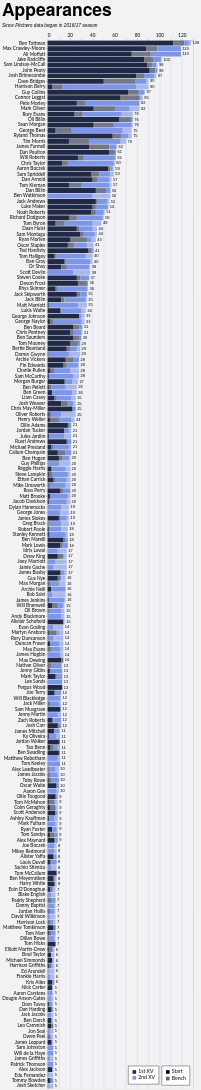

Vega-Lite specification for this chart:
### Vega-Lite specification from a JSON file in a GitHub repository (floating-point values rounded to 4 significant figures; data arrays with more than 128 entries replaced by an {"elided": "..."} marker saying what was removed)
{"config": {"axis": {"labelFont": "Lato, sans-serif", "titleFont": "PT Sans Narrow, Helvetica Neue, Helvetica, Arial, sans-serif", "labelFontSize": 13, "titleFontSize": 24, "gridColor": "#202947", "gridOpacity": 0.2}, "header": {"labelFont": "PT Sans Narrow, Helvetica Neue, Helvetica, Arial, sans-serif", "titleFont": "PT Sans Narrow, Helvetica Neue, Helvetica, Arial, sans-serif", "labelFontSize": 24, "titleFontSize": 28, "labelFontWeight": "bold", "orient": "left"}, "legend": {"labelFont": "Lato, sans-serif", "titleFont": "PT Sans Narrow, Helvetica Neue, Helvetica, Arial, sans-serif", "labelFontSize": 14, "titleFontSize": 16, "titlePadding": 5, "fillColor": "white", "strokeColor": "black", "padding": 10, "titleFontWeight": "lighter", "titleFontStyle": "italic", "titleColor": "gray", "offset": 10}, "title": {"font": "PT Sans Narrow, Helvetica Neue, Helvetica, Arial, sans-serif", "fontSize": 48, "fontWeight": "bold", "anchor": "start", "align": "center", "titlePadding": 20, "subtitlePadding": 10, "subtitleFontSize": 13, "subtitleColor": "", "subtitleFontStyle": "italic", "offset": 15, "color": "black"}, "axisX": {"labelAngle": 0}, "facet": {"title": null, "header": null, "align": {"row": "each", "column": "each"}}, "resolve": {"scale": {"y": "independent", "facet": "independent"}}, "background": "#f2f1f4"}, "layer": [{"mark": {"type": "bar"}, "encoding": {"color": {"field": "squad", "legend": {"direction": "vertical", "labelExpr": "datum.value + ' XV'", "orient": "bottom-right", "title": null}, "scale": {"domain": ["1st", "2nd"], "range": ["#202946", "#7d96e8"]}, "sort": ["1st", "2nd"], "type": "nominal"}, "opacity": {"field": "start", "legend": {"direction": "vertical", "orient": "bottom-right", "title": null}, "scale": {"domain": ["Start", "Bench"], "range": [1.0, 0.6]}, "sort": ["Start", "Bench"], "type": "nominal"}, "order": {"field": "stack_order", "sort": "ascending", "type": "quantitative"}, "tooltip": [{"field": "player", "title": "Player", "type": "nominal"}, {"field": "squad", "title": "Squad", "type": "nominal"}, {"field": "start", "title": "Selection", "type": "nominal"}, {"aggregate": "sum", "field": "games", "title": "Games", "type": "quantitative"}, {"aggregate": "max", "field": "player_total", "title": "Total", "type": "quantitative"}], "x": {"aggregate": "sum", "axis": {"orient": "top", "title": null}, "field": "games", "type": "quantitative"}, "y": {"field": "player", "sort": {"field": "player_total", "op": "max", "order": "descending"}, "title": null, "type": "nominal"}}}, {"mark": {"type": "text", "align": "left", "baseline": "middle", "color": "black", "dx": 4, "fontSize": 11}, "encoding": {"text": {"field": "total_games", "format": ".0f", "type": "quantitative"}, "x": {"axis": {"orient": "top", "title": null}, "field": "total_games", "type": "quantitative"}, "y": {"field": "player", "sort": {"field": "player_total", "op": "max", "order": "descending"}, "title": null, "type": "nominal"}}, "transform": [{"aggregate": [{"op": "sum", "field": "games", "as": "total_games"}, {"op": "max", "field": "player_total", "as": "player_total"}], "groupby": ["player"]}]}], "data": {"name": "data-54e5e1d24ff86aa902b90fd7e8a7aa84"}, "height": {"step": 15}, "params": [{"name": "seasonParam", "value": []}, {"name": "gameTypesParam", "value": []}, {"name": "squadParam", "value": "All"}, {"name": "positionsParam", "value": []}, {"name": "minAppsParam", "value": 5}], "title": {"text": "Appearances", "subtitle": "Since Pitchero data began in 2016/17 season"}, "transform": [{"filter": "length(seasonParam) === 0 || indexof(seasonParam, datum.season) >= 0"}, {"filter": "length(gameTypesParam) === 0 || indexof(gameTypesParam, datum.game_type) >= 0"}, {"filter": "squadParam === \"All\" || datum.squad === squadParam"}, {"filter": "length(positionsParam) === 0 || indexof(positionsParam, datum.position) >= 0"}, {"joinaggregate": [{"op": "sum", "field": "games", "as": "player_total"}], "groupby": ["player"]}, {"filter": "datum.player_total >= minAppsParam"}], "width": 400, "$schema": "https://vega.github.io/schema/vega-lite/v5.20.1.json", "datasets": {"data-54e5e1d24ff86aa902b90fd7e8a7aa84": {"elided": "2362 records"}}}
